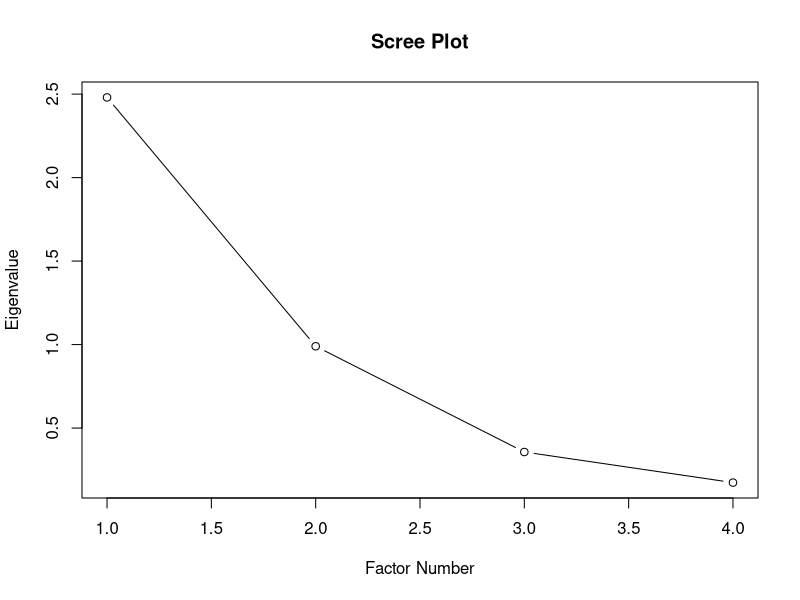

Write R code to recreate this figure.
# Load dataset
data("USArrests")

# Select variables
data_fa <- USArrests[,c("Murder","Assault","UrbanPop","Rape")]

# Standardize data
data_scaled <- scale(data_fa)

# Correlation matrix
cor_matrix <- cor(data_scaled)
print("Correlation Matrix:")
print(cor_matrix)

# Eigen Values
eigen_values <- eigen(cor_matrix)$values
print("Eigenvalues: ")
print(eigen_values)

# Scree Plot
plot(eigen_values,
     type = "b",
     main= "Scree Plot",
     xlab= "Factor Number",
     ylab = "Eigenvalue")

# Perform Factor Analysis
fa_result <- factanal(data_scaled, factors = 1, rotation = "varimax")
print(fa_result)

# Extract factor loadings
loadings_matrix <- as.matrix(fa_result$loadings)

# Compute communalities
communalities <- rowSums(loadings_matrix^2)

# Extract specific variance (uniqueness)
specific_variance <- fa_result$uniquenesses

# Create final factor analysis table
fa_table <- cbind(loadings_matrix,
                  Communality = communalities,
                  Specific_Variance = specific_variance)
print("Final Factor Analysis Table: ")
print(round(fa_table,3))
